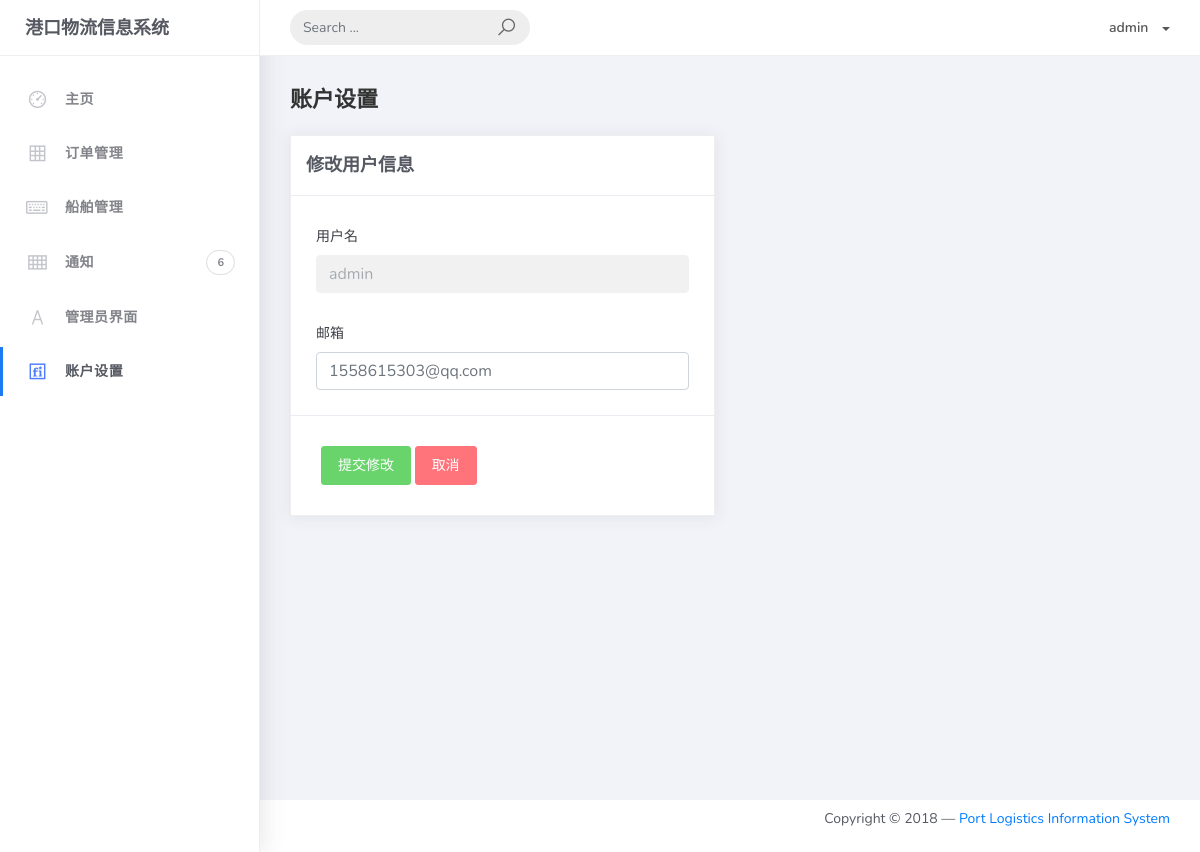
Page /change_email/ (signed in) on the earlier database version.
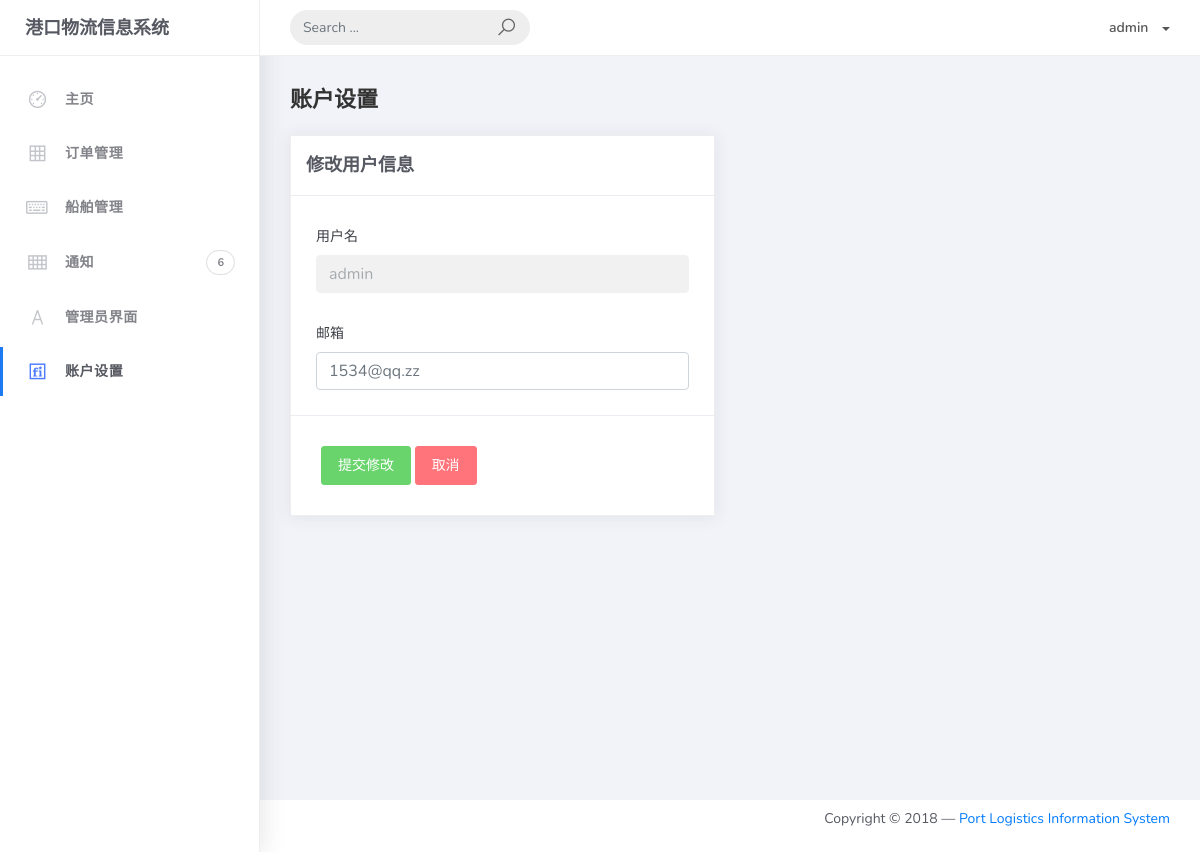
Same page on the later database version.
### login/models.py (models this page shows)
class ManagerUser(AbstractUser):
    class Meta(AbstractUser.Meta):
        pass

### login/views.py (the view)
# urls.py: path('change_email/', views.change_email, name="change_email")
def change_email(request):
    if not request.user.is_authenticated:
        return redirect('login')
    else:
        if request.method == 'POST':
            email = request.POST.get('email')
            user = request.user
            user.email = email
            user.save()
        return render(request,"change_email.html")

### login/templates/change_email.html (shortened to what this page needs)
{% extends 'profiles.html' %}
{% block main %}
    <form method="POST" class="card" novalidate="" action="{% url 'change_email' %}">
    <div class="card-header">
        <div class="card-title">修改用户信息</div>
    </div>
    <div class="card-body">
        <div class="form-group">
            <label for="disableinput">用户名</label>
            <input type="text" class="form-control" id="disableinput" placeholder="{{ user.username }}" disabled>
        </div>
        <div class="form-group">
            <label for="disableinput">邮箱</label>
            <input type="email" class="form-control" name="email" placeholder="{{ user.email }}">
        </div>
    </div>
    <div class="card-action">
        <button type="submit" class="btn btn-success">提交修改</button>
        <button class="btn btn-danger">取消</button>
    </div>
    </form>
{% endblock %}

### login/templates/index.html (shortened to what this page needs)
{% load staticfiles %}
<!DOCTYPE html>
<html>
<head>
	<link rel="stylesheet" href="{% static 'assets/css/bootstrap.min.css'%}">
	<link rel="stylesheet" href="{% static 'assets/css/ready.css'%}">
	<link rel="stylesheet" href="{% static 'assets/css/demo.css'%}">
</head>
<body>
	<div class="wrapper">
		<div class="main-header">
			<div class="logo-header">
				<a href="index.html" class="logo">
					港口物流信息系统
				</a>
			</div>
			<nav class="navbar navbar-header navbar-expand-lg">
				<div class="container-fluid">
					<form class="navbar-left navbar-form nav-search mr-md-3" action="">
						<div class="input-group">
							<input type="text" placeholder="Search ..." class="form-control">
							<div class="input-group-append">
								<span class="input-group-text">
									<i class="la la-search search-icon"></i>
								</span>
							</div>
						</div>
					</form>
					<ul class="navbar-nav topbar-nav ml-md-auto align-items-center">
						<li class="nav-item dropdown">
							<a class="dropdown-toggle profile-pic" data-toggle="dropdown" href="#" aria-expanded="false"> <span >{{ user.username }}</span> </a>
							</li>
						</ul>
					</div>
				</nav>
			</div>
			<div class="sidebar">
				<div class="scrollbar-inner sidebar-wrapper">
					<ul class="nav">
                    {% block sidebar %}{% endblock %}
					</ul>
				</div>
			</div>
			<div class="main-panel">
                {% block main-panel %}{% endblock %}
				</div>
				<footer class="footer">
					<div class="container-fluid">
						<nav class="pull-left">
							<ul class="nav">
								<li class="nav-item">
									<a class="nav-link" href="#">
									</a>
								</li>
							</ul>
						</nav>
						<div class="copyright ml-auto">
							Copyright © 2018 —  <a href="#">Port Logistics Information System</a>
					    </div>
                    </div>
				</footer>
			</div>
</body>
</html>

Differences in the rows shown:
changed ManagerUser "admin": email "1558615303@qq.com" → "1534@qq.zz"
